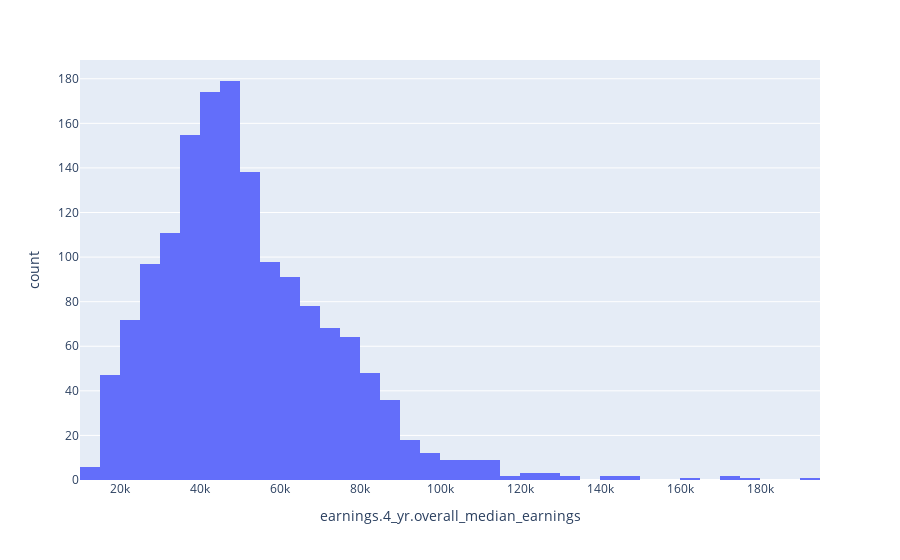

Here is the notebook cell this chart was saved with:
### Markdown cell above
Initial inspection confirms no missing values or duplicates. The dataset contains 1,538 program-level observations across Florida institutions.

How concentrated are earnings and debt outcomes across programs?

### Code cell
px.histogram(df, x="earnings.4_yr.overall_median_earnings")

### Figure 1 — Plotly figure (JSON) as saved in the notebook; plotly's stock layout.template omitted (floating-point values rounded to 4 significant figures; data arrays with more than 128 entries replaced by an {"elided": "..."} marker saying what was removed)
{"data": [{"bingroup": "x", "hovertemplate": "earnings.4_yr.overall_median_earnings=%{x}<br>count=%{y}<extra></extra>", "legendgroup": "", "marker": {"color": "#636efa", "pattern": {"shape": ""}}, "name": "", "orientation": "v", "showlegend": false, "type": "histogram", "x": {"elided": "1538 float values"}, "xaxis": "x", "yaxis": "y"}], "layout": {"barmode": "relative", "legend": {"tracegroupgap": 0}, "margin": {"t": 60}, "xaxis": {"anchor": "y", "domain": [0, 1], "title": {"text": "earnings.4_yr.overall_median_earnings"}}, "yaxis": {"anchor": "x", "domain": [0, 1], "title": {"text": "count"}}}}
